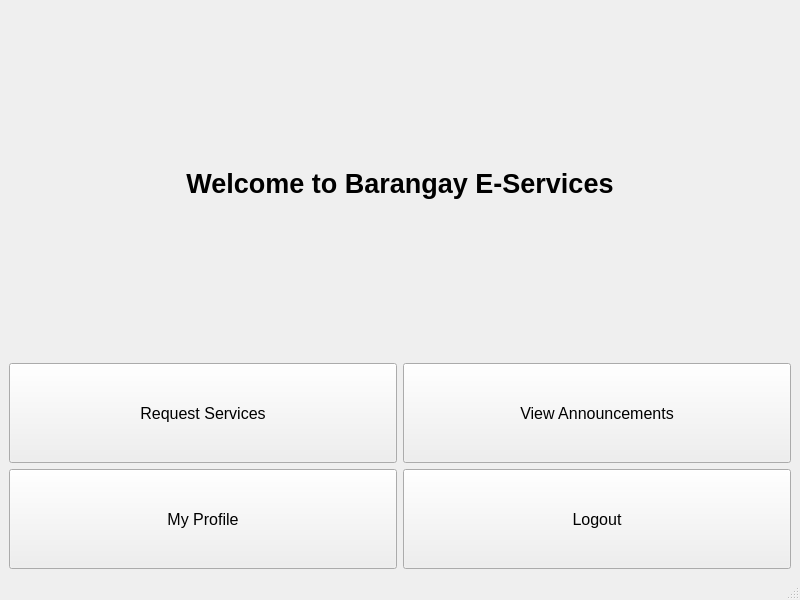
<?xml version="1.0" encoding="UTF-8"?>
<ui version="4.0">
 <class>DashboardWindow</class>
 <widget class="QMainWindow" name="DashboardWindow">
  <property name="geometry">
   <rect>
    <x>0</x>
    <y>0</y>
    <width>800</width>
    <height>600</height>
   </rect>
  </property>
  <property name="windowTitle">
   <string>Dashboard — Barangay E-Services</string>
  </property>
  <widget class="QWidget" name="centralwidget">
   <layout class="QVBoxLayout" name="verticalLayout">
    <item>
     <widget class="QLabel" name="label_welcome">
      <property name="font">
       <font>
        <pointsize>20</pointsize>
        <bold>true</bold>
       </font>
      </property>
      <property name="text">
       <string>Welcome to Barangay E-Services</string>
      </property>
      <property name="alignment">
       <set>Qt::AlignCenter</set>
      </property>
     </widget>
    </item>
    <item>
     <layout class="QGridLayout" name="gridLayout">
      <item row="0" column="0">
       <widget class="QPushButton" name="btnServices">
        <property name="minimumSize">
         <size>
          <width>0</width>
          <height>100</height>
         </size>
        </property>
        <property name="font">
         <font>
          <pointsize>12</pointsize>
         </font>
        </property>
        <property name="text">
         <string>Request Services</string>
        </property>
       </widget>
      </item>
      <item row="0" column="1">
       <widget class="QPushButton" name="btnAnnouncements">
        <property name="minimumSize">
         <size>
          <width>0</width>
          <height>100</height>
         </size>
        </property>
        <property name="font">
         <font>
          <pointsize>12</pointsize>
         </font>
        </property>
        <property name="text">
         <string>View Announcements</string>
        </property>
       </widget>
      </item>
      <item row="1" column="0">
       <widget class="QPushButton" name="btnProfile">
        <property name="minimumSize">
         <size>
          <width>0</width>
          <height>100</height>
         </size>
        </property>
        <property name="font">
         <font>
          <pointsize>12</pointsize>
         </font>
        </property>
        <property name="text">
         <string>My Profile</string>
        </property>
       </widget>
      </item>
      <item row="1" column="1">
       <widget class="QPushButton" name="btnLogout">
        <property name="minimumSize">
         <size>
          <width>0</width>
          <height>100</height>
         </size>
        </property>
        <property name="font">
         <font>
          <pointsize>12</pointsize>
         </font>
        </property>
        <property name="text">
         <string>Logout</string>
        </property>
       </widget>
      </item>
     </layout>
    </item>
   </layout>
  </widget>
  <widget class="QStatusBar" name="statusbar"/>
 </widget>
 <resources/>
 <connections/>
</ui>
